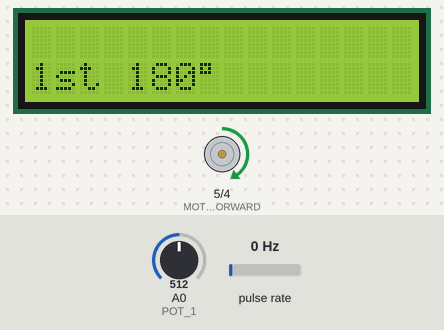
Simulated run of this sketch. Board: Arduino Mega 2560, built with avr-gcc and run on an emulated ATmega2560. Parts: 16×2 character LCD, motor-driver pin pairs drawn as motors (green arrow = first pin HIGH = forward, orange = second pin HIGH = backward, longer = more drive, scaled by the enable pin). Wiring (inferred from the names in the program): pulse sensor: data pin 2. The test bench sets the inputs (shaded band); at power-on: A0 (POT_1) = 512, pulse rate 0 Hz. What the sketch prints to the serial monitor is not drawn.

Above: at 1.2 s.
1.3 s: A0 (POT_1) set to 122
At 3.1 s:
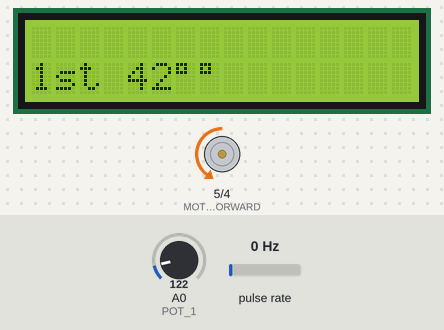
4.3 s: A0 (POT_1) set to 32
At 5.6 s:
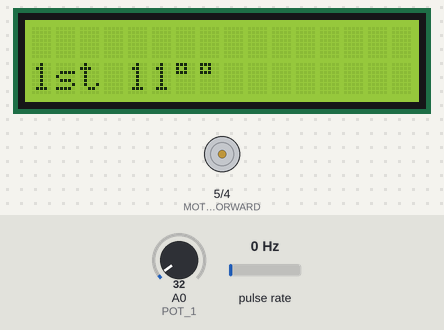
5.9 s: A0 (POT_1) set to 25
At 7.1 s:
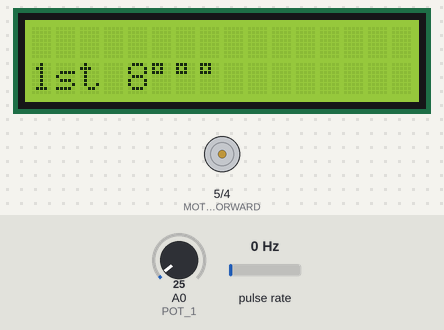
7.4 s: A0 (POT_1) set to 0
At 8.5 s:
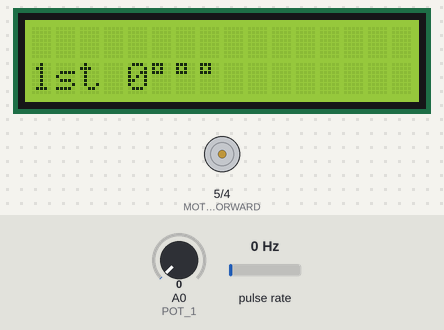
Timing chart, 0 to 10.1 s (numbered marks = the images above; inputs shaded):
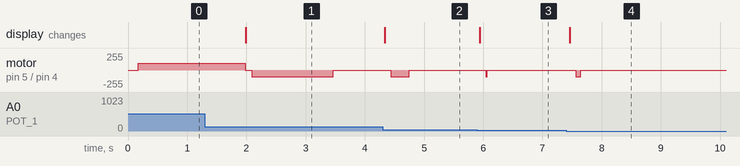

The sketch:

Electro_Mech_7th_Proj._Test.ino
```cpp
/***********************************************************************************/
/**********************************Arduino UNO*************************************/
/*************************************Ver:01***************************************/
/******************************Author:Eng.Fares Sherif*******************************/
/************************************21-3-2024***************************************/
/***********************************************************************************/
//This Code implemented on Arduino Uno Just For testing The Encoded Dc Motor Position Control Manually using Precision Potentiometer and Displaying the Angle on LCD+i2c without PID Control

#include <LiquidCrystal_I2C.h>

#define ENCODER_A_1 2                 //SHOULDER ENCODER PIN A (BASE JOINT) "INTERRUPT"
#define ENCODER_B_1 22               //SHOULDER ENCODER PIN B (BASE JOINT)
#define MOTOR_1_FORWARD  5      //SHOULDER MOTOR (BASE JOINT)
#define MOTOR_1_BACKWARD 4     //SHOULDER MOTOR (BASE JOINT)
#define POT_1 A0          //SHOULDER POSITION CONTROL (BASE JOINT)
#define MOTOR_SPEED 9   // MOTOR_1 ENABLE PIN 9

volatile long POS_1;
int MIN_ANGLE=0,MAX_ANGLE=360, OLD_ANGLE_1;
LiquidCrystal_I2C LCD(0x27,16,2);

void MOVE_MOTOR_ANGLE_1(int ANGLE) {

  int DIRECTION = (ANGLE > OLD_ANGLE_1) ? HIGH : LOW;

  while (OLD_ANGLE_1 != ANGLE) {

    digitalWrite(MOTOR_1_FORWARD, DIRECTION);
    digitalWrite(MOTOR_1_BACKWARD,!DIRECTION);

    OLD_ANGLE_1 += (DIRECTION == HIGH) ? 1 : -1;
    delay(10);
      }
  digitalWrite(MOTOR_1_FORWARD, LOW);
  digitalWrite(MOTOR_1_BACKWARD, LOW);
}

void READ_ENCODER_1(){
  int B = digitalRead(ENCODER_B_1);
  if(B > 0){
    POS_1++;
  }
  else{
    POS_1--;
  }

}

void setup() {
Serial.begin(9600);
pinMode(ENCODER_A_1,INPUT);
pinMode(ENCODER_B_1,INPUT);
pinMode(MOTOR_1_FORWARD, OUTPUT);
pinMode(MOTOR_1_BACKWARD, OUTPUT);
pinMode(MOTOR_SPEED, OUTPUT);
attachInterrupt(digitalPinToInterrupt(ENCODER_A_1),READ_ENCODER_1,CHANGE);
LCD.init(); //LCD I2C DATA PIN 20 , CLK PIN 21
LCD.backlight();
LCD.clear();
}

void loop() {
  analogWrite(MOTOR_SPEED,  100);
int POT_1_VALUE=analogRead(POT_1);
int ANGLE_MOTOR_1=map(POT_1_VALUE,0,1023,MIN_ANGLE,MAX_ANGLE);
constrain(ANGLE_MOTOR_1, 0, 360);
  LCD.setCursor(0,1);
  LCD.print("1st ");
  LCD.print(ANGLE_MOTOR_1);
  LCD.print((char)223); // DEGREE SYMBOL
  delay(100);
MOVE_MOTOR_ANGLE_1(ANGLE_MOTOR_1);
Serial.println(ANGLE_MOTOR_1);

}
```

Measured:
- the behaviour switches between 29 and 28 on A0 (POT_1) (found by bisection; images 2 and 3)
- after the input at 1.3 s, the display: changes after 0.69 s (image 1)
- after the input at 4.3 s, motor on pin 5 (MOTOR_1_FORWARD) / pin 4 (MOTOR_1_BACKWARD): stopped → backward 100/255 after 0.14 s, → stopped 0.31 s later; the display: changes at once (image 2)
- after the input at 5.9 s, motor on pin 5 (MOTOR_1_FORWARD) / pin 4 (MOTOR_1_BACKWARD): stopped → backward 100/255 after 0.14 s, → stopped 0.03 s later; the display: changes at once (image 3)
- after the input at 7.4 s, motor on pin 5 (MOTOR_1_FORWARD) / pin 4 (MOTOR_1_BACKWARD): stopped → backward 100/255 after 0.16 s, → stopped 0.08 s later; the display: changes after 0.06 s (image 4)
